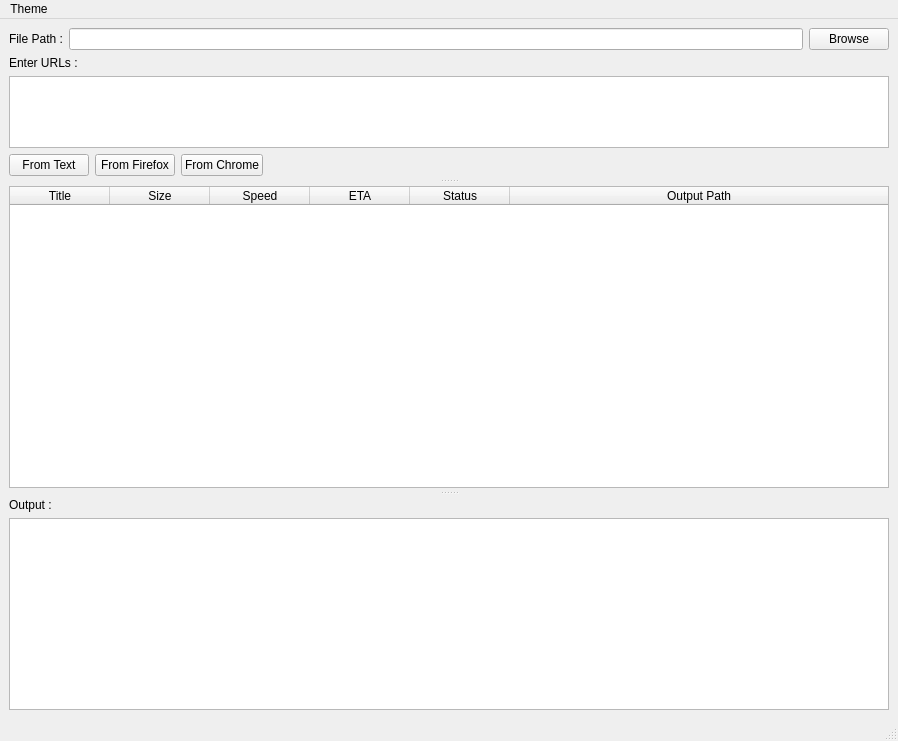
<?xml version="1.0" encoding="UTF-8"?>
<ui version="4.0">
 <class>MainWindow</class>
 <widget class="QMainWindow" name="MainWindow">
  <property name="geometry">
   <rect>
    <x>0</x>
    <y>0</y>
    <width>898</width>
    <height>741</height>
   </rect>
  </property>
  <property name="sizePolicy">
   <sizepolicy hsizetype="Preferred" vsizetype="Preferred">
    <horstretch>0</horstretch>
    <verstretch>0</verstretch>
   </sizepolicy>
  </property>
  <property name="minimumSize">
   <size>
    <width>0</width>
    <height>50</height>
   </size>
  </property>
  <property name="windowTitle">
   <string>music-dl</string>
  </property>
  <widget class="QWidget" name="centralwidget">
   <property name="autoFillBackground">
    <bool>false</bool>
   </property>
   <layout class="QGridLayout" name="gridLayout">
    <item row="0" column="2">
     <widget class="QPushButton" name="browse_button">
      <property name="text">
       <string>Browse</string>
      </property>
     </widget>
    </item>
    <item row="0" column="0">
     <widget class="QLabel" name="label_file_path">
      <property name="sizePolicy">
       <sizepolicy hsizetype="Preferred" vsizetype="Fixed">
        <horstretch>0</horstretch>
        <verstretch>0</verstretch>
       </sizepolicy>
      </property>
      <property name="text">
       <string>File Path :</string>
      </property>
     </widget>
    </item>
    <item row="0" column="1">
     <widget class="QLineEdit" name="lineEdit_file_path">
      <property name="dragEnabled">
       <bool>false</bool>
      </property>
     </widget>
    </item>
    <item row="1" column="0" colspan="3">
     <widget class="QSplitter" name="splitter">
      <property name="frameShape">
       <enum>QFrame::NoFrame</enum>
      </property>
      <property name="frameShadow">
       <enum>QFrame::Plain</enum>
      </property>
      <property name="lineWidth">
       <number>0</number>
      </property>
      <property name="midLineWidth">
       <number>0</number>
      </property>
      <property name="orientation">
       <enum>Qt::Vertical</enum>
      </property>
      <property name="opaqueResize">
       <bool>true</bool>
      </property>
      <property name="handleWidth">
       <number>10</number>
      </property>
      <property name="childrenCollapsible">
       <bool>false</bool>
      </property>
      <widget class="QWidget" name="verticalLayoutWidget_2">
       <layout class="QVBoxLayout" name="verticalLayout_2">
        <property name="topMargin">
         <number>0</number>
        </property>
        <property name="bottomMargin">
         <number>0</number>
        </property>
        <item>
         <widget class="QLabel" name="label_2">
          <property name="sizePolicy">
           <sizepolicy hsizetype="Preferred" vsizetype="Preferred">
            <horstretch>0</horstretch>
            <verstretch>0</verstretch>
           </sizepolicy>
          </property>
          <property name="text">
           <string>Enter URLs :</string>
          </property>
         </widget>
        </item>
        <item>
         <widget class="QTextEdit" name="text_input">
          <property name="sizePolicy">
           <sizepolicy hsizetype="Expanding" vsizetype="Expanding">
            <horstretch>0</horstretch>
            <verstretch>10</verstretch>
           </sizepolicy>
          </property>
          <property name="sizeAdjustPolicy">
           <enum>QAbstractScrollArea::AdjustToContents</enum>
          </property>
          <property name="autoFormatting">
           <set>QTextEdit::AutoNone</set>
          </property>
         </widget>
        </item>
        <item>
         <layout class="QHBoxLayout" name="horizontalLayout_2">
          <item>
           <widget class="QPushButton" name="text_button">
            <property name="text">
             <string>From Text</string>
            </property>
            <property name="shortcut">
             <string>Return</string>
            </property>
           </widget>
          </item>
          <item>
           <widget class="QPushButton" name="firefox_button">
            <property name="text">
             <string>From Firefox</string>
            </property>
           </widget>
          </item>
          <item>
           <widget class="QPushButton" name="chrome_button">
            <property name="text">
             <string>From Chrome</string>
            </property>
           </widget>
          </item>
          <item>
           <spacer name="horizontalSpacer">
            <property name="orientation">
             <enum>Qt::Horizontal</enum>
            </property>
            <property name="sizeHint" stdset="0">
             <size>
              <width>40</width>
              <height>20</height>
             </size>
            </property>
           </spacer>
          </item>
         </layout>
        </item>
       </layout>
      </widget>
      <widget class="QTableWidget" name="table_dl">
       <property name="sizePolicy">
        <sizepolicy hsizetype="Expanding" vsizetype="Expanding">
         <horstretch>0</horstretch>
         <verstretch>10</verstretch>
        </sizepolicy>
       </property>
       <property name="autoFillBackground">
        <bool>false</bool>
       </property>
       <property name="frameShadow">
        <enum>QFrame::Sunken</enum>
       </property>
       <property name="sizeAdjustPolicy">
        <enum>QAbstractScrollArea::AdjustIgnored</enum>
       </property>
       <property name="editTriggers">
        <set>QAbstractItemView::NoEditTriggers</set>
       </property>
       <property name="selectionMode">
        <enum>QAbstractItemView::NoSelection</enum>
       </property>
       <property name="selectionBehavior">
        <enum>QAbstractItemView::SelectRows</enum>
       </property>
       <property name="gridStyle">
        <enum>Qt::SolidLine</enum>
       </property>
       <attribute name="horizontalHeaderVisible">
        <bool>true</bool>
       </attribute>
       <attribute name="horizontalHeaderCascadingSectionResizes">
        <bool>false</bool>
       </attribute>
       <attribute name="horizontalHeaderStretchLastSection">
        <bool>true</bool>
       </attribute>
       <attribute name="verticalHeaderVisible">
        <bool>false</bool>
       </attribute>
       <attribute name="verticalHeaderStretchLastSection">
        <bool>false</bool>
       </attribute>
       <column>
        <property name="text">
         <string>Title</string>
        </property>
       </column>
       <column>
        <property name="text">
         <string>Size</string>
        </property>
       </column>
       <column>
        <property name="text">
         <string>Speed</string>
        </property>
       </column>
       <column>
        <property name="text">
         <string>ETA</string>
        </property>
       </column>
       <column>
        <property name="text">
         <string>Status</string>
        </property>
       </column>
       <column>
        <property name="text">
         <string>Output Path</string>
        </property>
       </column>
      </widget>
      <widget class="QWidget" name="verticalLayoutWidget">
       <layout class="QVBoxLayout" name="verticalLayout">
        <property name="leftMargin">
         <number>0</number>
        </property>
        <property name="bottomMargin">
         <number>0</number>
        </property>
        <item>
         <widget class="QLabel" name="label">
          <property name="text">
           <string>Output :</string>
          </property>
         </widget>
        </item>
        <item>
         <widget class="QPlainTextEdit" name="terminal">
          <property name="sizePolicy">
           <sizepolicy hsizetype="Expanding" vsizetype="Expanding">
            <horstretch>0</horstretch>
            <verstretch>10</verstretch>
           </sizepolicy>
          </property>
          <property name="minimumSize">
           <size>
            <width>0</width>
            <height>0</height>
           </size>
          </property>
          <property name="sizeAdjustPolicy">
           <enum>QAbstractScrollArea::AdjustIgnored</enum>
          </property>
          <property name="textInteractionFlags">
           <set>Qt::TextSelectableByKeyboard|Qt::TextSelectableByMouse</set>
          </property>
         </widget>
        </item>
       </layout>
      </widget>
     </widget>
    </item>
   </layout>
  </widget>
  <widget class="QMenuBar" name="menubar">
   <property name="geometry">
    <rect>
     <x>0</x>
     <y>0</y>
     <width>898</width>
     <height>21</height>
    </rect>
   </property>
   <widget class="QMenu" name="menuTheme">
    <property name="title">
     <string>Theme</string>
    </property>
    <addaction name="dark_theme"/>
   </widget>
   <addaction name="menuTheme"/>
  </widget>
  <widget class="QStatusBar" name="statusbar"/>
  <action name="actionLight_theme">
   <property name="checkable">
    <bool>true</bool>
   </property>
   <property name="checked">
    <bool>true</bool>
   </property>
   <property name="text">
    <string>Light theme</string>
   </property>
  </action>
  <action name="dark_theme">
   <property name="checkable">
    <bool>true</bool>
   </property>
   <property name="text">
    <string>Dark theme</string>
   </property>
  </action>
 </widget>
 <resources/>
 <connections/>
</ui>
